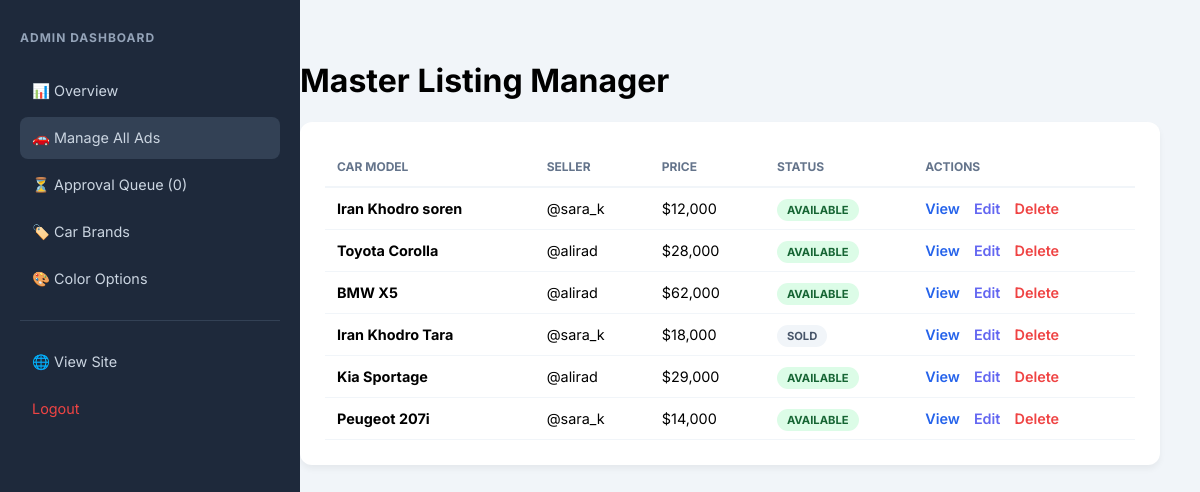
Screenshot of /admin.php?view=all_ads (signed in) with the database file from the repository.
### tables this page shows
CREATE TABLE `cars` (
  `id` int(11) NOT NULL,
  `user_id` int(11) NOT NULL,
  `brand_id` int(11) NOT NULL,
  `model` varchar(50) NOT NULL,
  `year_produced` int(11) NOT NULL,
  `mileage` int(11) DEFAULT 0,
  `price` bigint(20) NOT NULL,
  `color` varchar(30) DEFAULT NULL,
  `description` text DEFAULT NULL,
  `city` varchar(50) DEFAULT NULL,
  `status` enum('available','sold','pending') DEFAULT 'available',
  `created_at` timestamp NOT NULL DEFAULT current_timestamp()
);

CREATE TABLE `brands` (
  `id` int(11) NOT NULL,
  `brand_name` varchar(50) NOT NULL
);

CREATE TABLE `users` (
  `id` int(11) NOT NULL,
  `full_name` varchar(100) NOT NULL,
  `username` varchar(50) NOT NULL,
  `phone_number` varchar(15) NOT NULL,
  `password` varchar(255) NOT NULL,
  `role` enum('user','admin') DEFAULT 'user',
  `created_at` timestamp NOT NULL DEFAULT current_timestamp()
);

### admin.php (the view, shortened to what this page needs)
<?php
include 'db.php';
$view = $_GET['view'] ?? 'stats';
$total_value = $pdo->query("SELECT SUM(price) FROM cars WHERE status = 'available'")->fetchColumn() ?: 0;
$new_users = $pdo->query("SELECT COUNT(*) FROM users WHERE created_at >= NOW() - INTERVAL 1 DAY")->fetchColumn();
$counts = $pdo->query("SELECT status, COUNT(*) as count FROM cars GROUP BY status")->fetchAll(PDO::FETCH_KEY_PAIR);
$top_brand = $pdo->query("SELECT b.brand_name FROM cars c JOIN brands b ON c.brand_id = b.id GROUP BY c.brand_id ORDER BY COUNT(*) DESC LIMIT 1")->fetchColumn();
?>
<!DOCTYPE html>
<html lang="en">
<head>
</head>
<body>
<div class="sidebar">
    <h2>Admin Dashboard</h2>
    <a href="admin.php?view=stats" class="<?= $view=='stats'?'active':'' ?>">📊 Overview</a>
    <a href="admin.php?view=all_ads" class="<?= $view=='all_ads'?'active':'' ?>">🚗 Manage All Ads</a>
    <a href="admin.php?view=pending" class="<?= $view=='pending'?'active':'' ?>">⏳ Approval Queue (<?= $counts['pending'] ?? 0 ?>)</a>
    <a href="admin.php?view=brands" class="<?= $view=='brands'?'active':'' ?>">🏷️ Car Brands</a>
    <a href="admin.php?view=colors" class="<?= $view=='colors'?'active':'' ?>">🎨 Color Options</a>
    <hr style="border: 0; border-top: 1px solid #334155; margin: 20px 0;">
    <a href="index.php" target="_blank">🌐 View Site</a>
    <a href="logout.php" style="color:var(--danger)">Logout</a>
</div>
<div class="content">
    <?php if ($view == 'stats'): ?>
        <h1>System Statistics</h1>
        <div class="summary-grid">
            <div class="stat-card"><h3>Market Value</h3><div class="value">$<?= number_format($total_value) ?></div></div>
            <div class="stat-card" style="border-color:var(--success)"><h3>Today's Signups</h3><div class="value"><?= $new_users ?></div></div>
            <div class="stat-card" style="border-color:var(--warning)"><h3>Pending Approval</h3><div class="value"><?= $counts['pending'] ?? 0 ?></div></div>
            <div class="stat-card"><h3>Top Brand</h3><div class="value"><?= $top_brand ?: 'N/A' ?></div></div>
        </div>
    <?php elseif ($view == 'all_ads'): ?>
        <h1>Master Listing Manager</h1>
        <div class="card">
            <table>
                <thead>
                    <tr><th>Car Model</th><th>Seller</th><th>Price</th><th>Status</th><th>Actions</th></tr>
                </thead>
                <tbody>
                    <?php
                    $stmt = $pdo->query("SELECT cars.*, brands.brand_name, users.username FROM cars
                                        JOIN brands ON cars.brand_id = brands.id
                                        JOIN users ON cars.user_id = users.id
                                        ORDER BY created_at DESC");
                    foreach($stmt->fetchAll() as $ad): ?>
                    <tr>
                        <td><strong><?= htmlspecialchars($ad['brand_name'] . ' ' . $ad['model']) ?></strong></td>
                        <td>@<?= htmlspecialchars($ad['username']) ?></td>
                        <td>$<?= number_format($ad['price']) ?></td>
                        <td><span class="status-pill status-<?= $ad['status'] ?>"><?= $ad['status'] ?></span></td>
                        <td>
                            <a href="car-details.php?id=<?= $ad['id'] ?>" target="_blank" class="btn-view">View</a>
                            <a href="edit-ad.php?id=<?= $ad['id'] ?>" class="btn-edit">Edit</a>
                            <a href="delete-ad.php?id=<?= $ad['id'] ?>" class="btn-delete" onclick="return confirm('Delete permanently?')">Delete</a>
                        </td>
                    </tr>
                    <?php endforeach; ?>
                </tbody>
            </table>
        </div>
    <?php endif; ?>
</div>
</body>
</html>

### admin.php (style rules this page uses)
:root { --primary: #1e293b; --accent: #2563eb; --danger: #ef4444; --success: #22c55e; --warning: #f59e0b; }
body { font-family: 'Inter', sans-serif; background: #f1f5f9; margin: 0; display: flex; }
.sidebar { width: 260px; background: var(--primary); color: white; min-height: 100vh; padding: 20px; position: fixed; }
.sidebar h2 { color: #94a3b8; font-size: 0.75rem; text-transform: uppercase; letter-spacing: 1px; margin-bottom: 25px; }
.sidebar a { display: block; color: #cbd5e1; text-decoration: none; padding: 12px; border-radius: 8px; margin-bottom: 5px; font-size: 0.9rem; }
.sidebar a:hover, .active { background: #334155; color: white; }
.content { flex: 1; margin-left: 260px; padding: 40px; }
.card { background: white; padding: 25px; border-radius: 12px; box-shadow: 0 4px 6px rgba(0,0,0,0.05); margin-bottom: 30px; }
table { width: 100%; border-collapse: collapse; }
th { text-align: left; font-size: 0.75rem; text-transform: uppercase; color: #64748b; padding: 12px; border-bottom: 2px solid #f1f5f9; }
td { padding: 12px; border-bottom: 1px solid #f1f5f9; font-size: 0.9rem; }
.status-pill { padding: 4px 10px; border-radius: 20px; font-size: 0.7rem; font-weight: 700; text-transform: uppercase; }
.status-available { background: #dcfce7; color: #166534; }
.status-sold { background: #f1f5f9; color: #475569; }
.btn-view { color: var(--accent); font-weight: 600; text-decoration: none; margin-right: 10px; }
.btn-edit { color: #6366f1; font-weight: 600; text-decoration: none; margin-right: 10px; }
.btn-delete { color: var(--danger); font-weight: 600; text-decoration: none; }

### rows the page displays
cars: brand+model "Iran Khodro soren", user.username "sara_k", price "12,000", status "AVAILABLE"
cars: brand+model "Toyota Corolla", user.username "alirad", price "28,000", status "AVAILABLE"
cars: brand+model "BMW X5", user.username "alirad", price "62,000", status "AVAILABLE"
cars: brand+model "Iran Khodro Tara", user.username "sara_k", price "18,000", status "SOLD"
cars: brand+model "Kia Sportage", user.username "alirad", price "29,000", status "AVAILABLE"
cars: brand+model "Peugeot 207i", user.username "sara_k", price "14,000", status "AVAILABLE"

### other values shown
$counts['pending'] "0"
